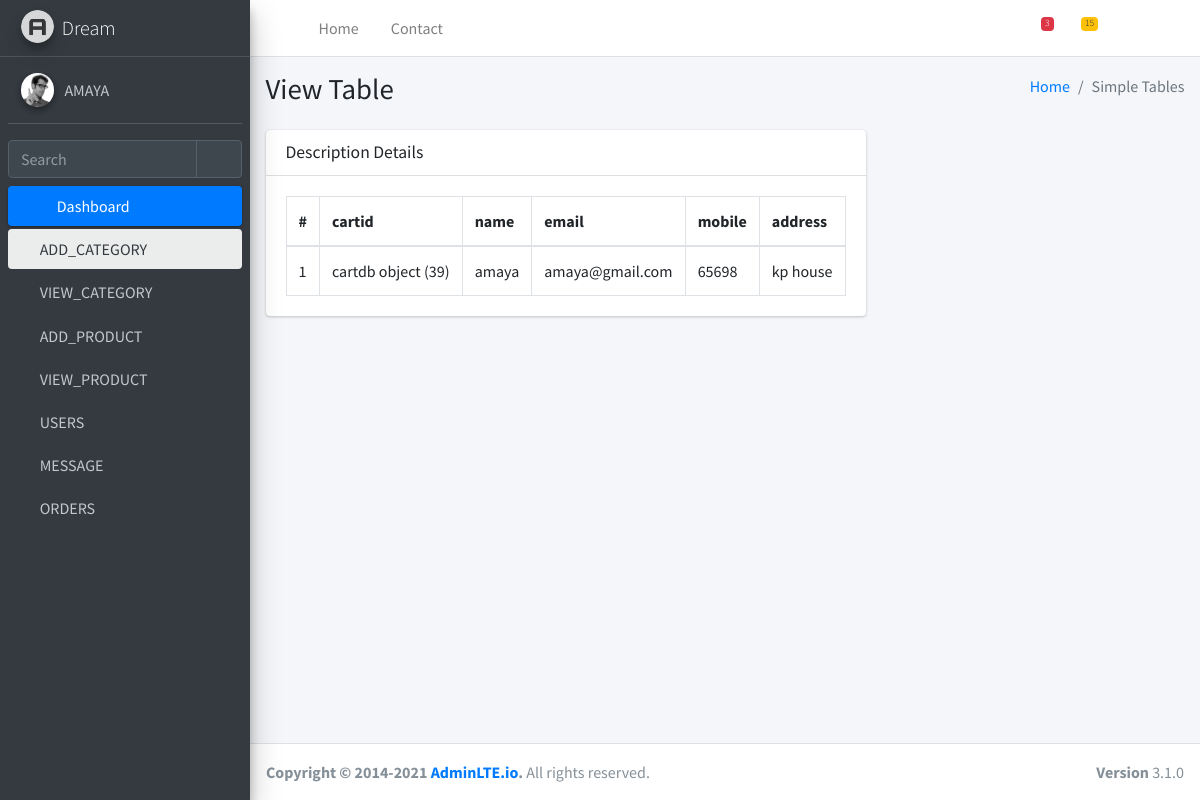
The page /orders on the database its author committed.
### dstoreapp/models.py (models this page shows)
class checkoutdb(models.Model):
    cartid = models.ForeignKey(cartdb,on_delete=CASCADE,null=True,blank=False)
    name = models.CharField(max_length=200,null=True,blank=False)
    email = models.EmailField(null=True,blank=False)
    mobile = models.IntegerField(blank=False,null=True)
    address = models.TextField(max_length=200,null=True,blank=False)

class cartdb(models.Model):
    productid = models.ForeignKey(productdb,on_delete=CASCADE,null=True,blank=True)
    userid = models.ForeignKey(registerdb,on_delete=CASCADE,null=True,blank=False)
    total = models.IntegerField(null=True,blank=False)
    quantity = models.IntegerField(null=True,blank=False)
    status = models.IntegerField(null=True,blank=False)

### dstoreapp/views.py (the view)
# urls.py: path('orders',views.orders,name='orders'),
def orders(request):
    data = checkoutdb.objects.all()
    return render(request,'orders.html',{'data':data})

### dstoreapp/templates/orders.html
{% extends 'index.html' %}
{% block content %}
  <div class="content-wrapper">
    <section class="content-header">
      <div class="container-fluid">
        <div class="row mb-2">
          <div class="col-sm-6">
            <h1>View Table</h1>
          </div>
          <div class="col-sm-6">
            <ol class="breadcrumb float-sm-right">
              <li class="breadcrumb-item"><a href="#">Home</a></li>
              <li class="breadcrumb-item active">Simple Tables</li>
            </ol>
          </div>
        </div>
      </div>
    </section>
    <section class="content">
      <div class="container-fluid">
        <div class="row">
          <div class="col-md-6">
            <div class="card" style="width:600px;">
              <div class="card-header">
                <h3 class="card-title">Description Details</h3>
              </div>
              <div class="card-body">
                <table class="table table-bordered">
                  <thead>
                    <tr>
                      <th style="width: 10px">#</th>
                      <th>cartid</th>
                      <th>name</th>
                      <th>email</th>
                      <th>mobile</th>
                      <th>address</th>
                    </tr>
                  </thead>
                  <tbody>
                    {% for i in data %}
                    <tr>
                      <td>{{forloop.counter}}</td>
                      <td>{{i.cartid}}</td>
                      <td>{{i.name}}</td>
                      <td>{{i.email}}</td>
                      <td>{{i.mobile}}</td>
                      <td>{{i.address}}</td>
                    </tr>
                   {% endfor %}
                  </tbody>
                </table>
              </div>
            </div>
          </div>
        </div>
      </div>
    </section>
  </div>
{% endblock %}

### rows shown on the page
checkoutdb: cartid "cartdb object (39)", name "amaya", email "amaya@gmail.com", mobile "65698", address "kp house"
